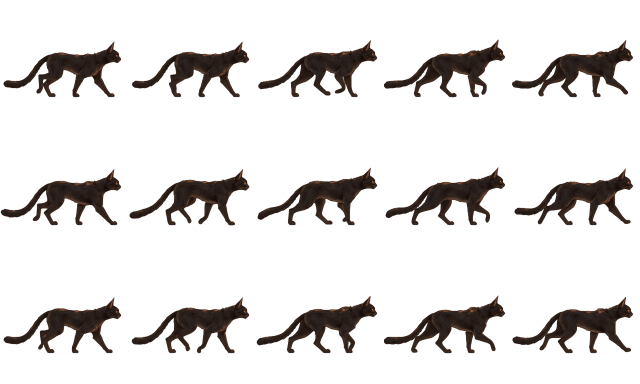
#> input picture Art_Source/CatA/Regulus-walk-trimmed.png, 1280 x 768 px (shown at 1/2 size)
$ python cutout_grow.py ../../../CatA/Regulus-walk-trimmed.png ../../../CatA/Regulus-walk-trimmed.png 5 1.0
#> lines starting #> are read from the running program, lines starting #| are printed output that depends on the picture; after the words box and inside, x2 and y2 are one past the last pixel; in counts of white or black regions, pixels touching at a corner belong together
"""Cut a light cat off light paper by growing the paper inward from the border (and from seed points in enclosed
gaps such as between the legs). The painted outline stops the growth, so white fur that matches the paper stays cat.
  python3 cutout_grow.py src dst size T x,y x,y ...   (seeds in src pixel coordinates)"""
import sys
import numpy as np
from PIL import Image
from scipy import ndimage

src, dst, size, T = sys.argv[1], sys.argv[2], int(sys.argv[3]), float(sys.argv[4])
seeds = [tuple(int(v) for v in s.split(",")) for s in sys.argv[5:]]
rgb = np.asarray(Image.open(src).convert("RGB")).astype(np.float32)
h, w, _ = rgb.shape
#> h = 768; w = 1280
# smooth paper model from the border ring
paper0 = np.zeros((h, w), bool); paper0[:6] = paper0[-6:] = True; paper0[:, :6] = paper0[:, -6:] = True
wgt = ndimage.gaussian_filter(paper0.astype(np.float32), 40)
bg = np.dstack([ndimage.gaussian_filter(rgb[..., c] * paper0, 40) for c in range(3)]) / np.maximum(wgt, 1e-4)[..., None]
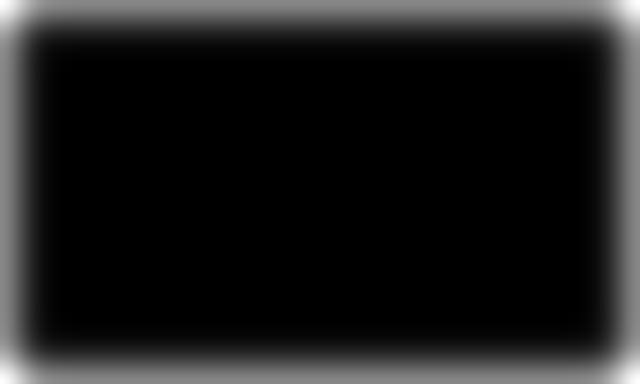
#> wgt: shape (768, 1280) float32 (shown at 1/2 size); min 0, max 0.224, mean 0.0249; drawn with min black and max white
dist = np.sqrt(((rgb - bg) ** 2).sum(axis=2))
lum = rgb.mean(axis=2)
grad = np.hypot(ndimage.sobel(lum, 0), ndimage.sobel(lum, 1))
cand = (dist < T) & (grad < 60)
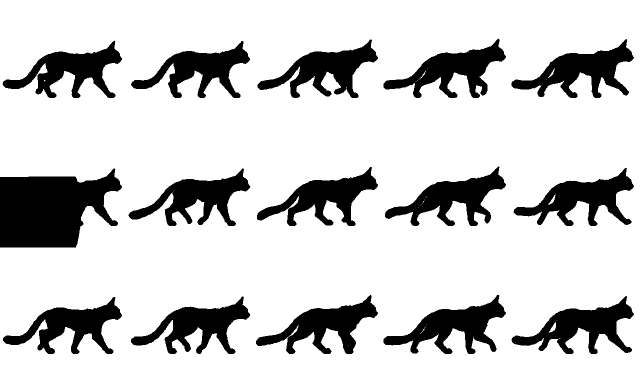
#> cand: shape (768, 1280) bool (shown at 1/2 size); 81.5% white; 15 black regions, largest, box (x1, y1, x2, y2) and area: (0, 337, 244, 495) 27054, (1023, 78, 1268, 196) 11516, (767, 590, 1012, 708) 11488
lab, n = ndimage.label(cand)
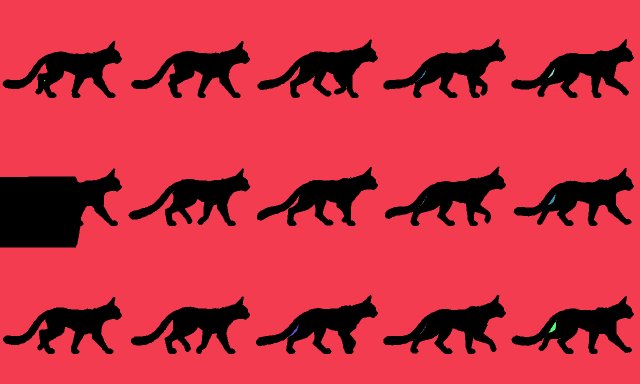
#> lab: shape (768, 1280) int32 (shown at 1/2 size); 52 distinct labels, from 0 to 51; one colour per label, 0 black
#> n = 51
ids = set(np.unique(np.concatenate([lab[0], lab[-1], lab[:, 0], lab[:, -1]]))) - {0}
#> ids = 1 item
for x, y in seeds:
    if lab[y, x]:
        ids.add(lab[y, x])
    else:
        print(f"seed {x},{y} is not paper (dist {dist[y, x]:.0f}, grad {grad[y, x]:.0f})")
paper = np.isin(lab, list(ids))
#> paper: shape (768, 1280) bool; 81.4% white; 15 black regions, largest, box (x1, y1, x2, y2) and area: (0, 337, 244, 495) 27054, (1023, 78, 1268, 196) 11577, (1023, 592, 1268, 708) 11529
paper = ndimage.binary_dilation(paper, iterations=1)
#> paper: shape (768, 1280) bool; 82.7% white; 15 black regions, largest, box (x1, y1, x2, y2) and area: (0, 338, 243, 494) 26369, (1024, 79, 1267, 195) 10758, (1024, 593, 1267, 707) 10713
cat = ~paper
blobs, nb = ndimage.label(cat)
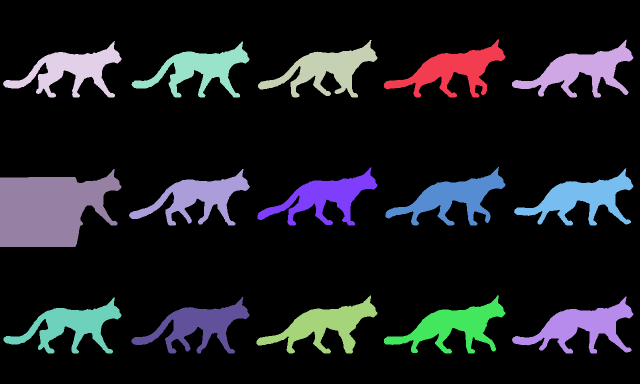
#> blobs: shape (768, 1280) int32 (shown at 1/2 size); 16 distinct labels, from 0 to 15; one colour per label, 0 black
#> nb = 15
sizes = ndimage.sum(np.ones((h, w)), blobs, range(1, nb + 1))
#> sizes = [10419, 10758, 10205, 10043, 9721, 10355, 10033, 10583, 26369, 10092, 10323, 10694, 10713, 10063, 9865]
cat = blobs == (1 + int(np.argmax(sizes)))
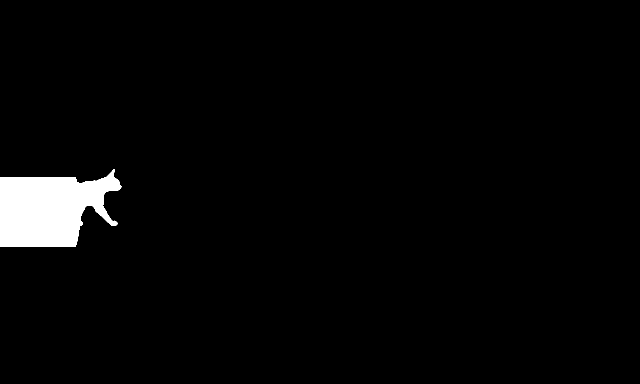
#> cat: shape (768, 1280) bool (shown at 1/2 size); 2.7% white; 1 white region, box (x1, y1, x2, y2) and area: (0, 338, 243, 494) 26369
cat = ndimage.binary_fill_holes(cat) & ~paper  # fill specks in the fur, never re-fill seeded paper
cat = ndimage.binary_opening(cat, structure=np.ones((7, 1), bool))  # drop the thin ground-shadow line
#> cat: shape (768, 1280) bool; 2.7% white; 1 white region, box (x1, y1, x2, y2) and area: (0, 338, 241, 494) 26340
blobs, nb = ndimage.label(cat)
#> nb = 1
sizes = ndimage.sum(np.ones((h, w)), blobs, range(1, nb + 1))
#> sizes = [26340]
cat = blobs == (1 + int(np.argmax(sizes)))
alpha = ndimage.gaussian_filter(cat.astype(np.float32), 0.8)
a = alpha[..., None]
fg = np.where(a > 0.05, (rgb - (1 - a) * bg) / np.maximum(a, 0.05), rgb)
out = np.dstack([np.clip(fg, 0, 255), alpha * 255]).astype(np.uint8)
img = Image.fromarray(out, "RGBA")
img = img.crop(img.getbbox())
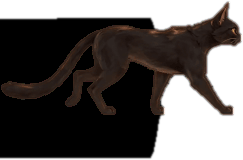
#> img: PIL image 243x160 RGBA; mean R, G, B, A 13, 9.1, 7.3, 172.7; transparent parts drawn white
side = int(max(img.size) * 1.12)
#> side = 272
canvas = Image.new("RGBA", (side, side), (0, 0, 0, 0))
#> canvas: PIL image 272x272 RGBA; every value is 0
canvas.paste(img, ((side - img.width) // 2, side - img.height - int(side * 0.06)))
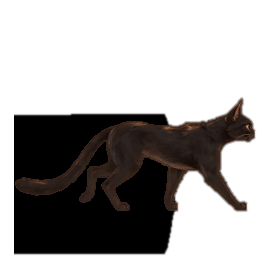
#> canvas: PIL image 272x272 RGBA; mean R, G, B, A 6.8, 4.8, 3.8, 90.8; transparent parts drawn white
canvas.resize((size, size), Image.LANCZOS).save(dst)
print(dst, img.size)
#| ../../../CatA/Regulus-walk-trimmed.png (243, 160)
